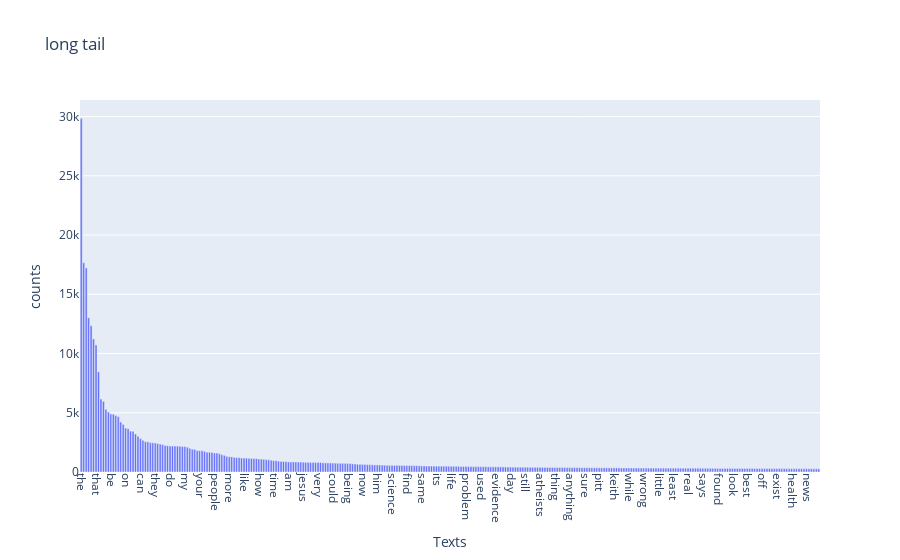

Notebook source saved alongside this figure:
### Code cell
#Exercise 15
print("-" * 15, "Exercise 15", "-" * 15)

top_indices = np.argsort(-term_frequencies)[:300]  # 從高到低取前300個索引
selected_texts = [count_vect.get_feature_names()[i] for i in top_indices]  # 根據索引取得詞彙
selected_counts = term_frequencies[top_indices]  # 根據索引取得對應的次數

term_frequencies_dict = {'Texts': selected_texts, 'counts': selected_counts}
df = pd.DataFrame(term_frequencies_dict)

fig = px.bar(df, x='Texts', y='counts', title='long tail')
fig.update_xaxes(tickangle=90)
fig.show()

print("-" * 42)

### Figure 1 — Plotly figure (JSON) as saved in the notebook; plotly's stock layout.template omitted (floating-point values rounded to 4 significant figures; data arrays with more than 128 entries replaced by an {"elided": "..."} marker saying what was removed)
{"data": [{"alignmentgroup": "True", "hovertemplate": "Texts=%{x}<br>counts=%{y}<extra></extra>", "legendgroup": "", "marker": {"color": "#636efa", "pattern": {"shape": ""}}, "name": "", "offsetgroup": "", "orientation": "v", "showlegend": false, "textposition": "auto", "type": "bar", "x": {"elided": "300 str values"}, "xaxis": "x", "y": {"elided": "300 int values"}, "yaxis": "y"}], "layout": {"barmode": "relative", "legend": {"tracegroupgap": 0}, "title": {"text": "long tail"}, "xaxis": {"anchor": "y", "domain": [0, 1], "tickangle": 90, "title": {"text": "Texts"}}, "yaxis": {"anchor": "x", "domain": [0, 1], "title": {"text": "counts"}}}}
